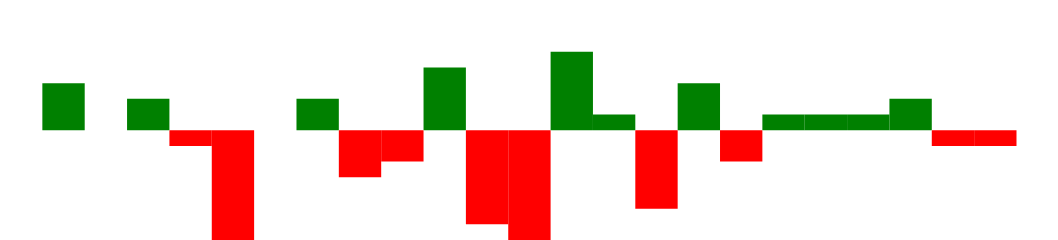

Vega-Lite specification for this chart:
### Vega specification from a JSON file in a GitHub repository (floating-point values rounded to 4 significant figures)
{"$schema": "https://vega.github.io/schema/vega/v5.json", "width": 225, "height": 40, "padding": 0, "data": [{"name": "table", "values": [{"game": "g1", "diff": 3}, {"game": "g2", "diff": 0}, {"game": "g3", "diff": 2}, {"game": "g4", "diff": -1}, {"game": "g5", "diff": -7}, {"game": "g6", "diff": 0}, {"game": "g7", "diff": 2}, {"game": "g8", "diff": -3}, {"game": "g9", "diff": -2}, {"game": "g10", "diff": 4}, {"game": "g11", "diff": -6}, {"game": "g12", "diff": -7}, {"game": "g13", "diff": 5}, {"game": "g14", "diff": 1}, {"game": "g15", "diff": -5}, {"game": "g16", "diff": 3}, {"game": "g17", "diff": -2}, {"game": "g18", "diff": 1}, {"game": "g19", "diff": 1}, {"game": "g20", "diff": 1}, {"game": "g21", "diff": 2}, {"game": "g22", "diff": -1}, {"game": "g23", "diff": -1}]}], "signals": [{"name": "tooltip", "value": {}, "on": [{"events": "rect:mouseover", "update": "datum"}, {"events": "rect:mouseout", "update": "{}"}]}], "scales": [{"name": "xscale", "type": "band", "domain": {"data": "table", "field": "game"}, "range": "width", "padding": 0.05, "round": true}, {"name": "yscale", "domain": {"data": "table", "field": "diff"}, "nice": true, "range": "height"}], "axes": [{"orient": "bottom", "scale": "xscale", "labels": false, "ticks": false}, {"orient": "right", "scale": "yscale", "labels": false, "ticks": false}], "marks": [{"type": "rect", "from": {"data": "table"}, "encode": {"enter": {"x": {"scale": "xscale", "field": "game"}, "width": {"scale": "xscale", "band": 1}, "y": {"scale": "yscale", "field": "diff"}, "y2": {"scale": "yscale", "value": 0}, "fill": [{"test": "datum.diff > 0", "value": "green"}, {"value": "red"}]}, "update": {"fill": [{"test": "datum.diff > 0", "value": "green"}, {"value": "red"}]}, "hover": {"fill": {"value": "black"}}}}, {"type": "text", "encode": {"enter": {"align": {"value": "center"}, "baseline": {"value": "bottom"}, "fill": {"value": "#333"}}, "update": {"x": {"scale": "xscale", "signal": "tooltip.game", "band": 0.5}, "y": {"scale": "yscale", "signal": "tooltip.diff", "offset": 0.05}, "text": {"signal": "tooltip.diff"}, "fillOpacity": [{"test": "datum === tooltip", "value": 0}, {"value": 1}]}}}], "config": {}}
